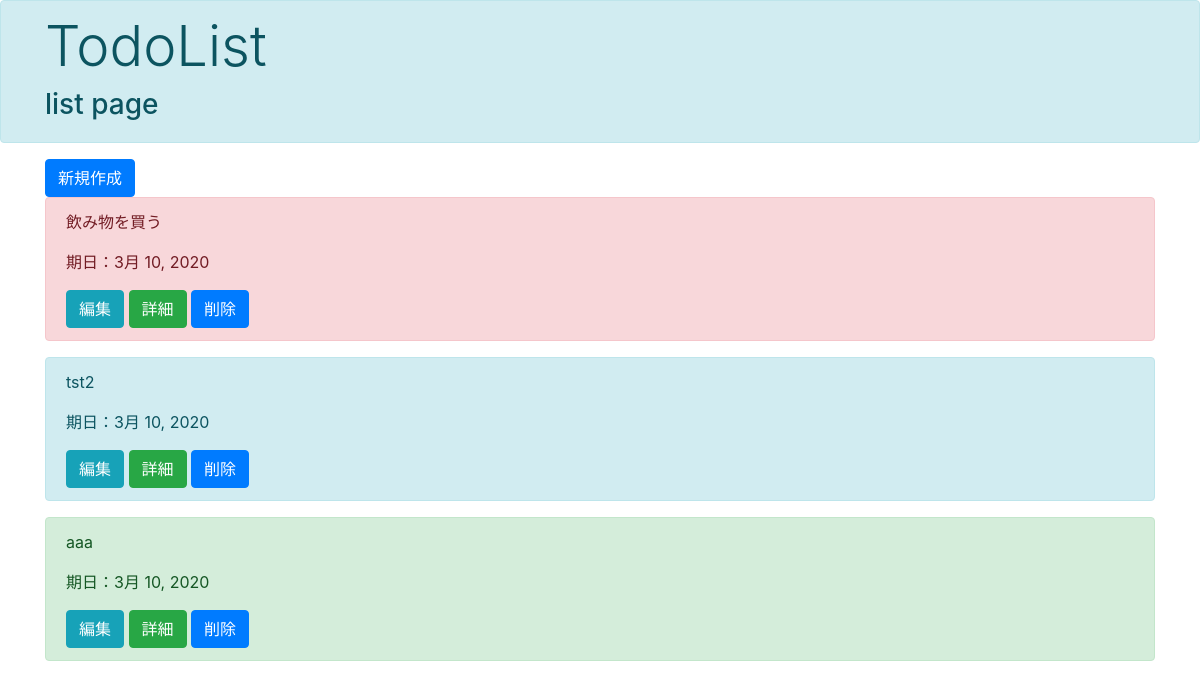
Before: /todolist/ with the older database file.
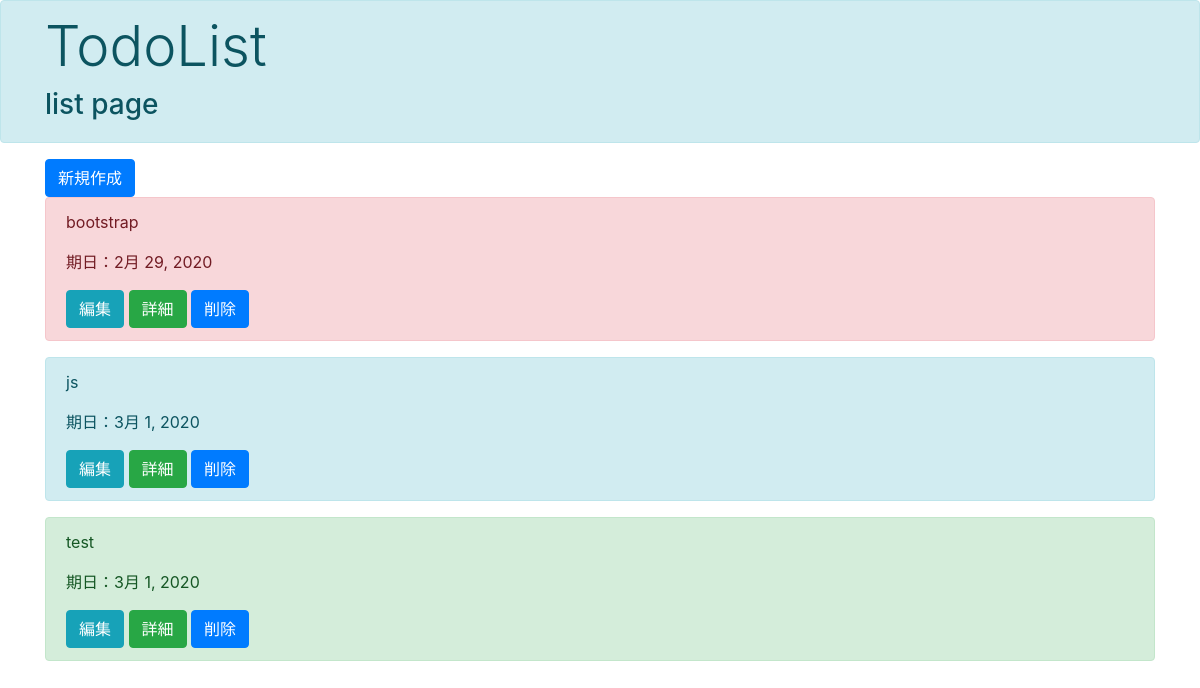
After: the same page with the newer database file.
### todolist/models.py (models this page shows, shortened)
class TodoModel(models.Model):
    title = models.CharField(max_length=100)
    memo = models.TextField()
    priority = models.CharField(
        max_length = 50,
        choices = PRIORITY
    )
    duedate = models.DateField()

### todolist/views.py (the view)
# urls.py: path('',views.TodoIndex.as_view(),name='todoindex'),
class TodoIndex(ListView):
    template_name='todolist/index.html'
    model=models.TodoModel

### todolist/templates/todolist/index.html
{% extends 'todolist/base.html' %}
{% block header %}
<h3>list page</h3>
{% endblock header %}
{% block content %}
<div class='container'>
<div class='row'>
  <div class='col-12'>
    <a href="{% url 'todocreate' %}" class="btn btn-primary" tabindex="-1" role="button" aria-disabled="true">新規作成</a>
    {% for item in object_list %}
    <div class="alert alert-{{ item.priority }}" role="alert">
      <p>{{item.title}}  </p>
      <p> 期日：{{item.duedate}}</p>
      <a href="{% url 'todoupdate' item.pk %}" class="btn btn-info" tabindex="-1" role="button" aria-disabled="true">編集</a>
      <a href="{% url 'tododetail' item.pk %}" class="btn btn-success" tabindex="-1" role="button" aria-disabled="true">詳細</a>
      <a href="{% url 'tododelete' item.pk %}" class="btn btn-primary" tabindex="-1" role="button" aria-disabled="true">削除</a>
    </div>
    {% endfor %}
  </div>
</div>
</div>
{% endblock content %}

### todolist/templates/todolist/base.html (shortened to what this page needs)
{% load static %}
<!doctype html>
<html lang="ja">
  <head>
<link rel="stylesheet" href="https://stackpath.bootstrapcdn.com/bootstrap/4.4.1/css/bootstrap.min.css">
  </head>
  <body>
    <header>
    <div class="jumbotron jumbotron-fluid alert alert-info">
      <div class="container">
        <h1 class="display-4">TodoList</h1>
        {% block header %}
        {% endblock header%}
      </div>
    </div>
    </header>
    {% block content %}
    {% endblock content %}
  </body>
</html>

Changed rows visible on the page:
removed TodoModel: title "飲み物を買う", duedate "3月 10, 2020", priority "danger" (drawn)
removed TodoModel: title "tst2", duedate "3月 10, 2020", priority "info" (drawn)
removed TodoModel: title "aaa", duedate "3月 10, 2020", priority "success" (drawn)
added TodoModel: title "bootstrap", duedate "2月 29, 2020", priority "danger" (drawn)
added TodoModel: title "js", duedate "3月 1, 2020", priority "info" (drawn)
added TodoModel: title "test", duedate "3月 1, 2020", priority "success" (drawn)
